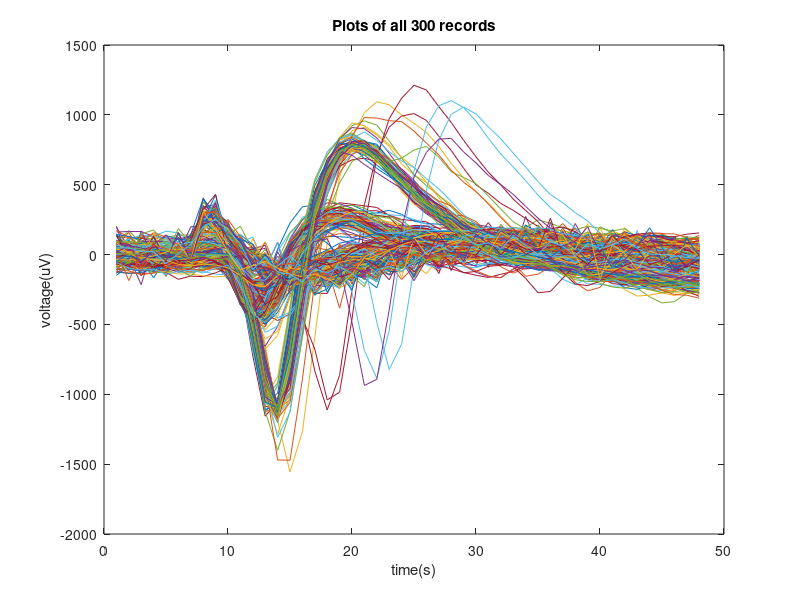
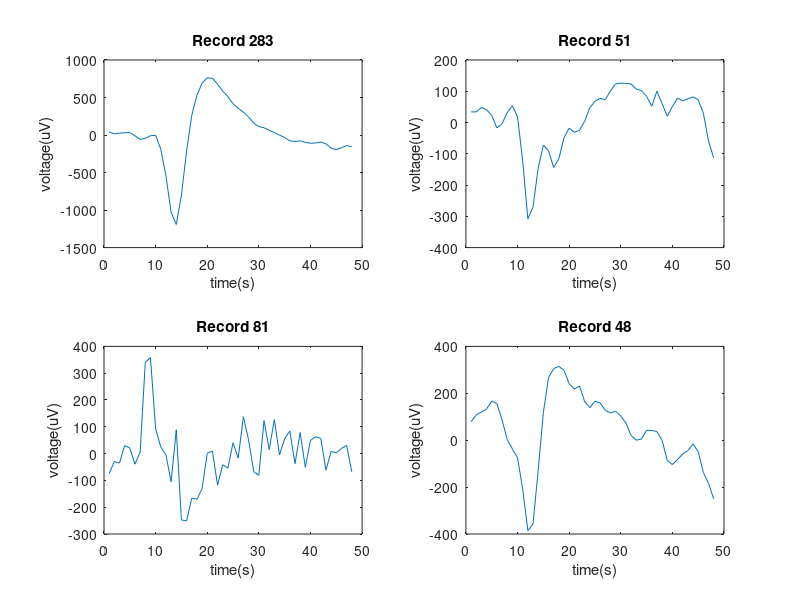

The MATLAB script that drew these images, in order: (Note: this script raises an error after producing the figures.)
%% BME6717 Dataset 2 Spike Sorting with SVD

% In NeuronData.mat are 300 records of recordings from an electrode implanted in motor cortex of an 
% animal. The data have been aligned in time using a thresholding algorithm and the records have been 
% trimmed to include only a 48 sample time window around the detected peaks (action potentials) from 
% the time series record. This electrode records noise and action potentials from many different neurons 
% simultaneously.
% 1) Use SVD and/or PCA to analyze the dataset.
% 2) Estimate how many neurons are being recorded from the electrode and classify each observation.


%% IMPORTING DATA

SpikeData = importdata('NeuronData.mat');

%% PLOTTING
%%
%all records from raw data
figure(1)
plot(SpikeData')
xlabel('time(s)')
ylabel('voltage(uV)')
title('Plots of all 300 records')
%%
%plots of 6 random records of electrode recording
figure(2)
selection=randi(300,1,4);
for i=1:length(selection)
    hold on
    j=selection(i);
    subplot(2,2,i)
    plot(SpikeData(j,:))
    xlabel('time(s)')
    ylabel('voltage(uV)')
    title(['Record ' num2str(j)])
end
sgtitle('Plots of 4 random records of electrode recordings')
%% NOISE REMOVAL - PCA

%computing PCA
[coeff, score, ~,...
    ~, explained,mu] = pca(SpikeData);
%mu - column means
%explained varainces by each principal component
%%
%bar plot explained variance from data
figure(3)
subplot(211)
bar(explained)
xlabel('Prinicpal Component')
ylabel('percentage variance eplained')
title('Explained variances of each Principal Component')

subplot(212)
b=bar(explained(1:10));
xlabel('Prinicpal Component')
ylabel('percentage variance eplained')
title('Explained variances of first 10 Principal Components')
xtips1 = b.XEndPoints;
ytips1 = b.YEndPoints;
labels1 = string(b.YData);
text(xtips1,ytips1,labels1,'HorizontalAlignment','center',...
    'VerticalAlignment','bottom')

%%
%Reconstructing from first 1-4 Principal Components
for n=1:4
    SpikeData_new{n} = score(:,1:n) * coeff(:,1:n)' + mu;
end

%%
% Plotting 4 random signals for each reconstructed dataset
figure(2)
for n=1:4
    SpikeData_0=SpikeData_new{n};
    for i=1:length(selection)
        hold on
        j=selection(i);
        subplot(2,2,i)
        plot(SpikeData_0(j,:))
        xlabel('time(s)')
        ylabel('voltage(uV)')
        title(['Record ' num2str(j)])
    end
end
sgtitle('Plots of 4 random records of electrode recordings')
legend('Original signal','1 PC','2 PC','3 PC','4 PC')
%%
% Plotting reconstructed dataset
figure(4)
plot(SpikeData_new{2}')
xlabel('time(s)')
ylabel('voltage(uV)')
title('Plots of all 300 records')
subtitle('after Singular Value Decomposition with 2 PC')
%%
% Visualizing Clusters
for n=1:4
    SpikeData_0=SpikeData_new{n};
    [coeff, score, latent,...
        tsquared, explained,mu] = pca(SpikeData_0);
    id=kmeans(SpikeData_0,3);

    figure(5)
    sgtitle("Neuron Clusters For All 300 Records")

    subplot(2,2,n)
    hold on
    plot(SpikeData_0(id==1,:)','r')
    plot(mean(SpikeData_0(id==1,:),1),'k',"LineWidth",1.8)
    plot(SpikeData_0(id==2,:)','g')
    plot(mean(SpikeData_0(id==2,:),1),'k',"LineWidth",1.8)
    plot(SpikeData_0(id==3,:)','b')
    plot(mean(SpikeData_0(id==3,:),1),'k',"LineWidth",1.8)

    title(['All Records Using ' ,num2str(n),' Principal Components'])
    xlabel('time(s)')
    ylabel('voltage(uV)')

    figure(6)
    sgtitle("PC 1 vs PC 2 for Reconstructed Dataset")
    subplot(2,2,n)
    gscatter(score(:,1),score(:,2),id)
    xlabel('PC 1'); ylabel('PC 2')
    title(['Using ',num2str(n),' Principal Components'])
    lgnd = legend("1","2","3"); title(lgnd,"Neuron");
end
